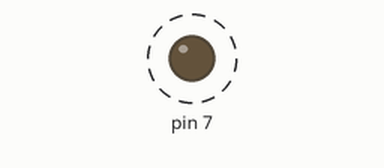
The sketch below on a simulated Arduino Uno, built with avr-gcc and run on an emulated ATmega328P. On the bench: output pins drawn as LEDs (lit = HIGH). Dashed ring = blinking. EEPROM starts erased.

Above: at 0.4 s.
Timing chart, 0 to 3.2 s (numbered marks = the images above):
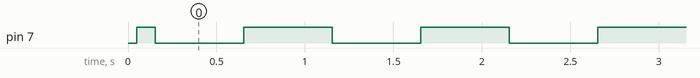

The sketch:

EEPROM_writer.ino
```cpp
#include <EEPROM.h>
#define sn 1
#define promiscuous 255
void setup() {
  // put your setup code here, to run once:
  pinMode(7,OUTPUT);
  digitalWrite(7,LOW);
  delay(50);
  digitalWrite(7,HIGH);
  EEPROM.write(0,sn);
  EEPROM.write(1,promiscuous);
  delay(100);
  digitalWrite(7,LOW);

}

void loop() {
  // put your main code here, to run repeatedly:
  delay(500);
  digitalWrite(7,HIGH);
  delay(500);
  digitalWrite(7,LOW);
}
```

Measured:
- by itself, pin 7: alternates HIGH for 0.50 s and LOW for 0.50 s
